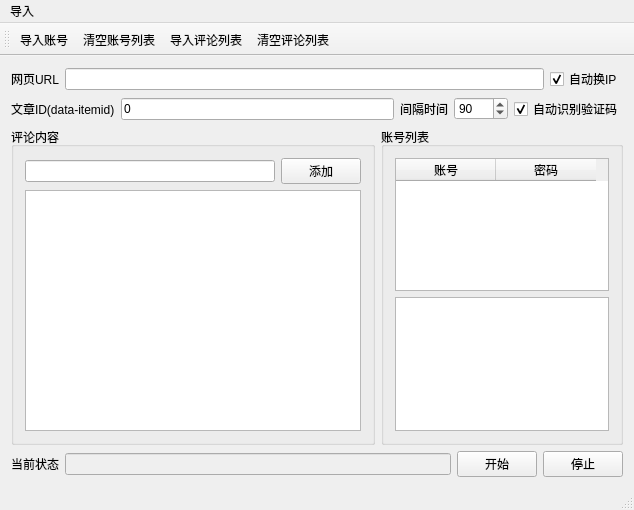
<?xml version="1.0" encoding="UTF-8"?>
<ui version="4.0">
 <class>autobots_toutiaoClass</class>
 <widget class="QMainWindow" name="autobots_toutiaoClass">
  <property name="geometry">
   <rect>
    <x>0</x>
    <y>0</y>
    <width>634</width>
    <height>510</height>
   </rect>
  </property>
  <property name="windowTitle">
   <string>一点资讯发帖(新浪微博账号)</string>
  </property>
  <widget class="QWidget" name="centralWidget">
   <layout class="QGridLayout" name="gridLayout_4">
    <item row="0" column="0">
     <layout class="QHBoxLayout" name="horizontalLayout_10">
      <item>
       <layout class="QHBoxLayout" name="horizontalLayout_3">
        <item>
         <widget class="QLabel" name="label_3">
          <property name="text">
           <string>网页URL</string>
          </property>
         </widget>
        </item>
        <item>
         <widget class="QLineEdit" name="lineEdit_url">
          <property name="enabled">
           <bool>true</bool>
          </property>
         </widget>
        </item>
       </layout>
      </item>
      <item>
       <widget class="QCheckBox" name="checkBox_auto_switch_ip">
        <property name="text">
         <string>自动换IP</string>
        </property>
        <property name="checked">
         <bool>true</bool>
        </property>
       </widget>
      </item>
     </layout>
    </item>
    <item row="1" column="0">
     <layout class="QHBoxLayout" name="horizontalLayout_9">
      <item>
       <layout class="QHBoxLayout" name="horizontalLayout_2">
        <item>
         <widget class="QLabel" name="label_2">
          <property name="text">
           <string>文章ID(data-itemid)</string>
          </property>
         </widget>
        </item>
        <item>
         <widget class="QLineEdit" name="lineEdit_page_id">
          <property name="enabled">
           <bool>true</bool>
          </property>
          <property name="text">
           <string>0</string>
          </property>
         </widget>
        </item>
       </layout>
      </item>
      <item>
       <layout class="QHBoxLayout" name="horizontalLayout_8">
        <item>
         <layout class="QHBoxLayout" name="horizontalLayout_4">
          <item>
           <widget class="QLabel" name="label">
            <property name="text">
             <string>间隔时间</string>
            </property>
           </widget>
          </item>
          <item>
           <widget class="QSpinBox" name="spinBox_interval">
            <property name="minimum">
             <number>10</number>
            </property>
            <property name="maximum">
             <number>1000</number>
            </property>
            <property name="singleStep">
             <number>5</number>
            </property>
            <property name="value">
             <number>90</number>
            </property>
           </widget>
          </item>
         </layout>
        </item>
        <item>
         <widget class="QCheckBox" name="checkBox_code_online">
          <property name="text">
           <string>自动识别验证码</string>
          </property>
          <property name="checked">
           <bool>true</bool>
          </property>
         </widget>
        </item>
       </layout>
      </item>
     </layout>
    </item>
    <item row="2" column="0">
     <layout class="QHBoxLayout" name="horizontalLayout_6">
      <item>
       <widget class="QGroupBox" name="groupBox">
        <property name="sizePolicy">
         <sizepolicy hsizetype="Preferred" vsizetype="Preferred">
          <horstretch>6</horstretch>
          <verstretch>0</verstretch>
         </sizepolicy>
        </property>
        <property name="title">
         <string>评论内容</string>
        </property>
        <layout class="QGridLayout" name="gridLayout">
         <item row="0" column="0">
          <layout class="QHBoxLayout" name="horizontalLayout_7">
           <item>
            <widget class="QLineEdit" name="lineEdit_comment_id"/>
           </item>
           <item>
            <widget class="QPushButton" name="pushButton_add_comment_id">
             <property name="text">
              <string>添加</string>
             </property>
            </widget>
           </item>
          </layout>
         </item>
         <item row="1" column="0">
          <widget class="QListWidget" name="listWidget_comment_id">
           <property name="sizePolicy">
            <sizepolicy hsizetype="Expanding" vsizetype="Expanding">
             <horstretch>2</horstretch>
             <verstretch>0</verstretch>
            </sizepolicy>
           </property>
          </widget>
         </item>
        </layout>
       </widget>
      </item>
      <item>
       <widget class="QGroupBox" name="groupBox_2">
        <property name="sizePolicy">
         <sizepolicy hsizetype="Preferred" vsizetype="Preferred">
          <horstretch>4</horstretch>
          <verstretch>0</verstretch>
         </sizepolicy>
        </property>
        <property name="title">
         <string>账号列表</string>
        </property>
        <layout class="QGridLayout" name="gridLayout_2">
         <item row="0" column="0">
          <widget class="QTableWidget" name="tableWidget_account_id">
           <column>
            <property name="text">
             <string>账号</string>
            </property>
           </column>
           <column>
            <property name="text">
             <string>密码</string>
            </property>
           </column>
          </widget>
         </item>
         <item row="1" column="0">
          <widget class="QTextBrowser" name="textBrowser_commentid"/>
         </item>
        </layout>
       </widget>
      </item>
     </layout>
    </item>
    <item row="3" column="0">
     <layout class="QHBoxLayout" name="horizontalLayout">
      <item>
       <layout class="QGridLayout" name="gridLayout_3">
        <item row="0" column="0">
         <widget class="QLabel" name="label_1">
          <property name="text">
           <string>当前状态</string>
          </property>
         </widget>
        </item>
        <item row="0" column="1">
         <widget class="QLineEdit" name="lineEdit_msg">
          <property name="enabled">
           <bool>false</bool>
          </property>
         </widget>
        </item>
       </layout>
      </item>
      <item>
       <layout class="QHBoxLayout" name="horizontalLayout_5">
        <item>
         <widget class="QPushButton" name="pushButton_start">
          <property name="text">
           <string>开始</string>
          </property>
         </widget>
        </item>
        <item>
         <widget class="QPushButton" name="pushButton_pause">
          <property name="text">
           <string>停止</string>
          </property>
         </widget>
        </item>
       </layout>
      </item>
     </layout>
    </item>
   </layout>
  </widget>
  <widget class="QMenuBar" name="menuBar">
   <property name="geometry">
    <rect>
     <x>0</x>
     <y>0</y>
     <width>634</width>
     <height>23</height>
    </rect>
   </property>
   <widget class="QMenu" name="menu">
    <property name="title">
     <string>导入</string>
    </property>
    <addaction name="action_from_txt"/>
    <addaction name="action_clear_accounts"/>
    <addaction name="action_import_commentid"/>
    <addaction name="action_clear_comments"/>
   </widget>
   <addaction name="menu"/>
  </widget>
  <widget class="QToolBar" name="mainToolBar">
   <attribute name="toolBarArea">
    <enum>TopToolBarArea</enum>
   </attribute>
   <attribute name="toolBarBreak">
    <bool>false</bool>
   </attribute>
   <addaction name="action_from_txt"/>
   <addaction name="action_clear_accounts"/>
   <addaction name="action_import_commentid"/>
   <addaction name="action_clear_comments"/>
  </widget>
  <widget class="QStatusBar" name="statusBar"/>
  <action name="action_from_txt">
   <property name="text">
    <string>导入账号</string>
   </property>
   <property name="toolTip">
    <string>txt文本</string>
   </property>
  </action>
  <action name="action_import_commentid">
   <property name="text">
    <string>导入评论列表</string>
   </property>
  </action>
  <action name="action_clear_comments">
   <property name="text">
    <string>清空评论列表</string>
   </property>
  </action>
  <action name="action_clear_accounts">
   <property name="text">
    <string>清空账号列表</string>
   </property>
  </action>
 </widget>
 <layoutdefault spacing="6" margin="11"/>
 <resources>
  <include location="autobots_toutiao.qrc"/>
 </resources>
 <connections/>
</ui>
